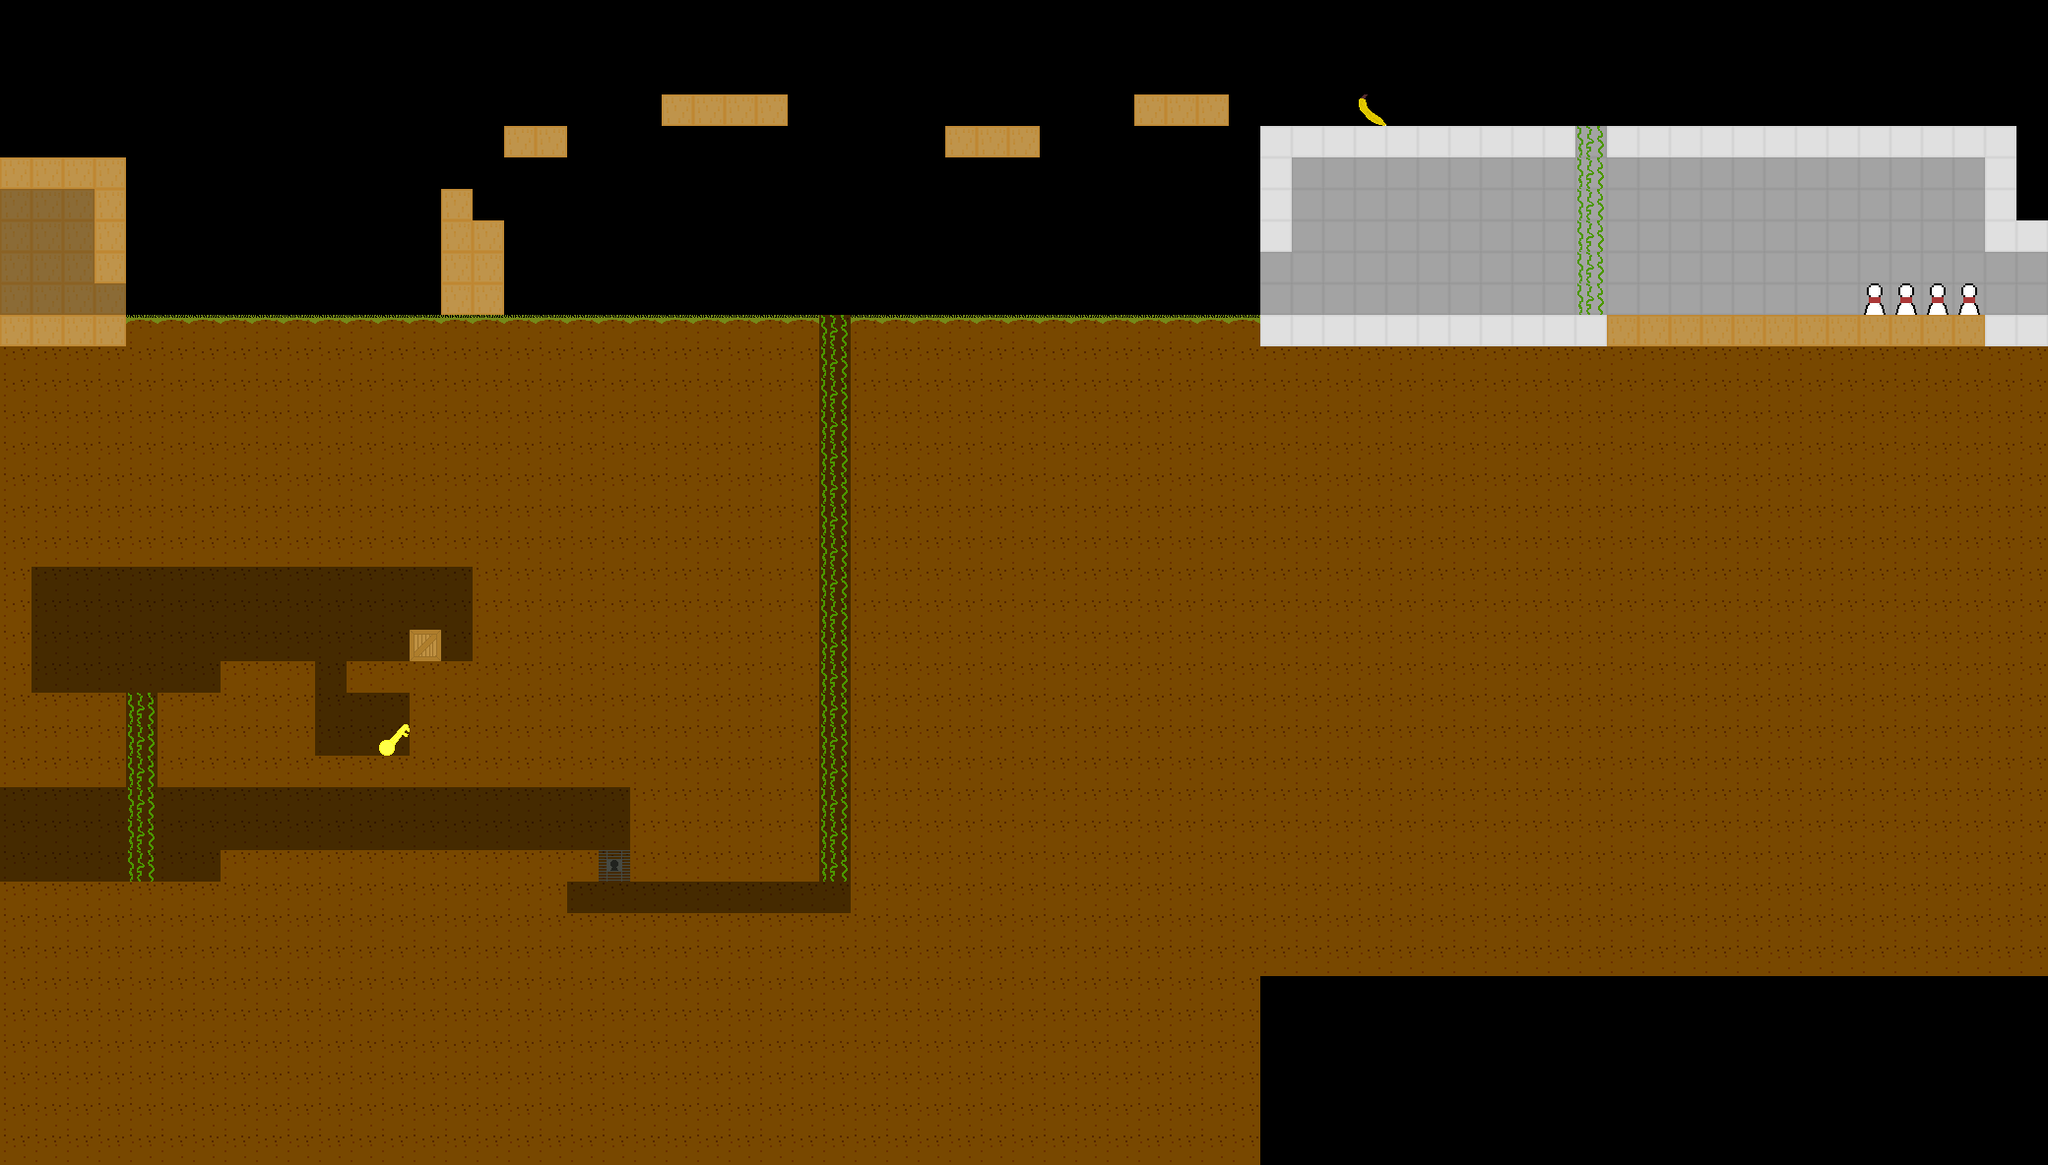

This is a level from a 2D game, rendered from its Tiled map with the project's own tilesets. A one-line summary and the map file follow, with tile-layer data summarised:
An orthogonal 65x37 tile map with 32x32 px tiles, 2 tile layers (background, collide).

<map version="1.0" orientation="orthogonal" width="65" height="37" tilewidth="32" tileheight="32">
 <tileset firstgid="1" name="tilemap" tilewidth="32" tileheight="32">
  <image source="../gfx/tilemap.png" width="320" height="64" />
 </tileset>
 <layer name="background" width="65" height="37">
  <data>[2405 cells, 287 non-empty, 4 distinct tile ids]</data>
 </layer>
 <layer name="collide" width="65" height="37">
  <data>[2405 cells, 1543 non-empty, 11 distinct tile ids]</data>
 </layer>
</map>
